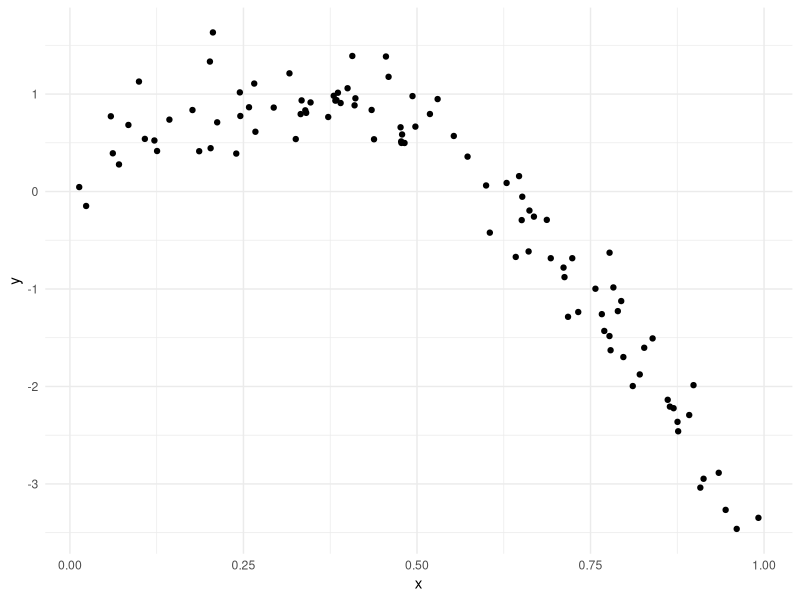
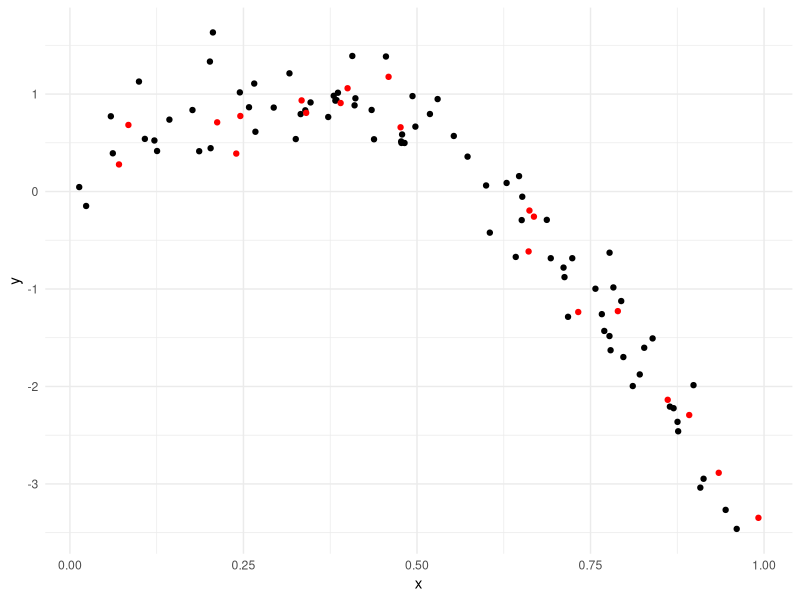
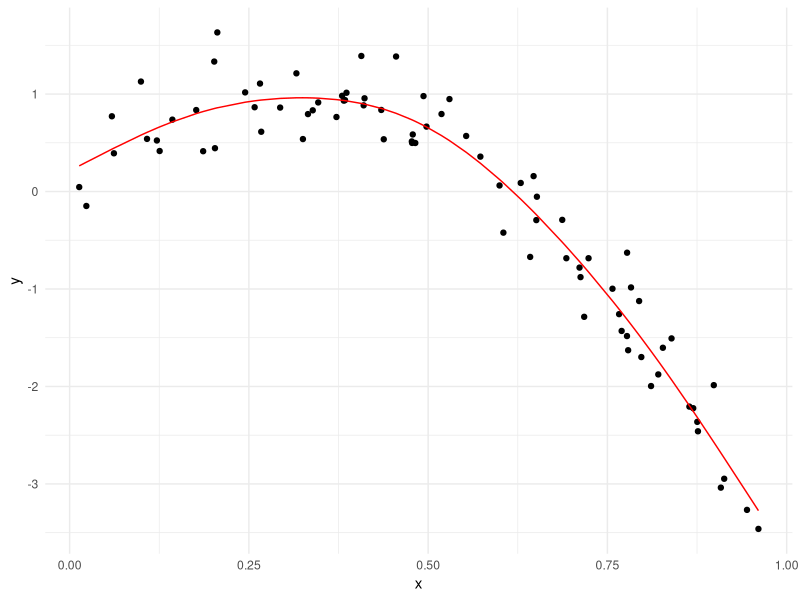
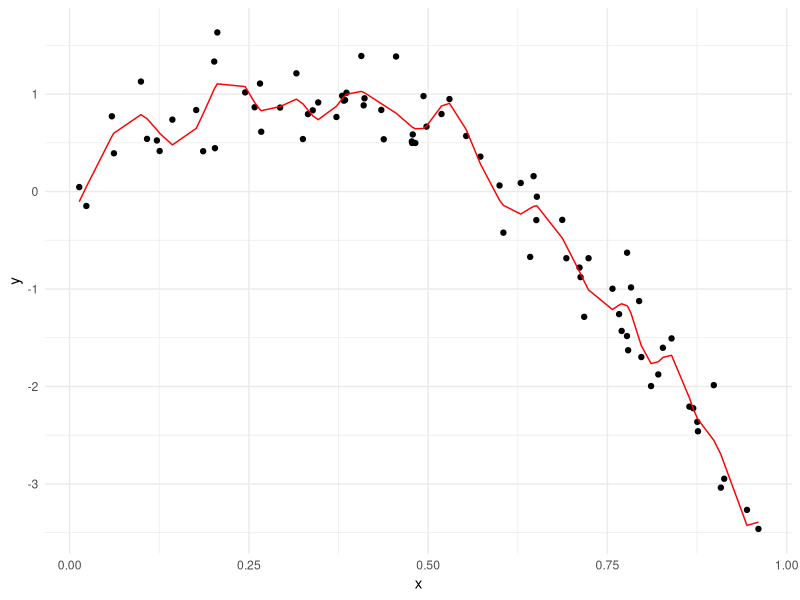
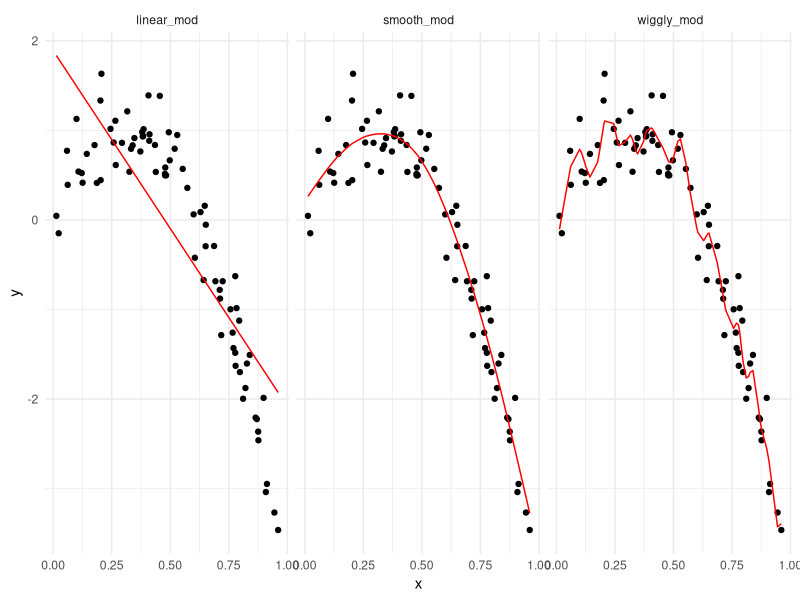
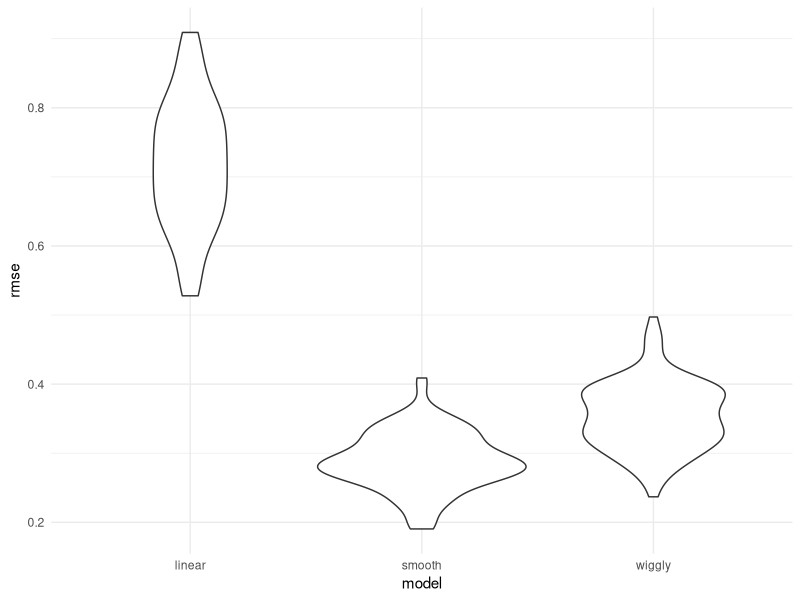

Here is the R script that generated these plots, in order:
## ---- chunk 1
library(tidyverse)
library(modelr)
library(mgcv)

theme_set(theme_minimal())
## ---- chunk 2
set.seed(1)

nonlin_df = 
  tibble(
    id = 1:100,
    x = runif(100, 0, 1),
    y = 1 - 10 * (x - .3) ^ 2 + rnorm(100, 0, .3)
  )

nonlin_df %>% 
  ggplot(aes(x = x, y = y)) + 
  geom_point()
## ---- chunk 3
train_df = sample_n(nonlin_df, 80)

test_df = anti_join(nonlin_df, train_df, by = "id") # find the people in nonlin_df but not in train_df


ggplot(train_df, aes(x = x, y = y)) +
  geom_point() +
  geom_point(data = test_df, color = "red")
## ---- chunk 4
linear_mod = lm(y ~x, data = train_df)
smooth_mod = mgcv::gam(y ~ s(x), data = train_df)
wiggly_mod = mgcv::gam(y ~ s(x, k = 30), sp = 10e-6, data = train_df)
## ---- chunk 5
train_df %>% 
  add_predictions(smooth_mod) %>% 
  ggplot(aes(x = x, y = y)) +
  geom_point() +
  geom_line(aes(y = pred), color = "red")
## ---- chunk 6
train_df %>% 
  add_predictions(wiggly_mod) %>% 
  ggplot(aes(x = x, y = y)) +
  geom_point() +
  geom_line(aes(y = pred), color = "red")
## ---- chunk 7
train_df %>% 
  gather_predictions(linear_mod, smooth_mod, wiggly_mod) %>% 
  mutate(model = fct_inorder(model)) %>% 
  ggplot(aes(x = x, y = y)) + 
  geom_point() + 
  geom_line(aes(y = pred), color = "red") + 
  facet_wrap(~model)
## ---- chunk 8
rmse(linear_mod, test_df)
rmse(smooth_mod, test_df)
rmse(wiggly_mod, test_df)
## ---- chunk 9
cv_df = crossv_mc(nonlin_df, 100) # not compatible with gam
## ---- chunk 10
cv_df %>% 
  pull(train) %>% 
  .[[1]] %>% 
  as_tibble

cv_df %>% 
  pull(test) %>% 
  .[[1]] %>% 
  as_tibble

cv_df = 
  cv_df %>% 
  mutate(
    train = map(train, as_tibble),
    test = map(test, as_tibble)
  )
## ---- chunk 11
cv_df =
  cv_df %>% 
  mutate(
    limear_mod = map(train, ~lm(y ~ x, data = .x)),
    smooth_mod = map(train, ~mgcv::gam(y ~ s(x), data = .x)),
    wiggly_mod = map(train, ~mgcv::gam(y ~ s(x, k = 30), sp = 10e-6, data = .x))
  ) %>% 
  mutate(
    rmse_linear = map2_dbl(limear_mod, test, ~rmse(model = .x, data = .y)),
    rmse_smooth = map2_dbl(smooth_mod, test, ~rmse(model = .x, data = .y)),
    rmse_wiggly = map2_dbl(wiggly_mod, test, ~rmse(model = .x, data = .y))
  )
## ---- chunk 12
cv_df %>% 
  select(starts_with("rmse")) %>% 
  pivot_longer(
    everything(),
    names_to = "model",
    values_to = "rmse",
    names_prefix = "rmse_") %>% 
  mutate(model = fct_inorder(model)) %>% 
  ggplot(aes(x = model, y = rmse)) +
  geom_violin()
